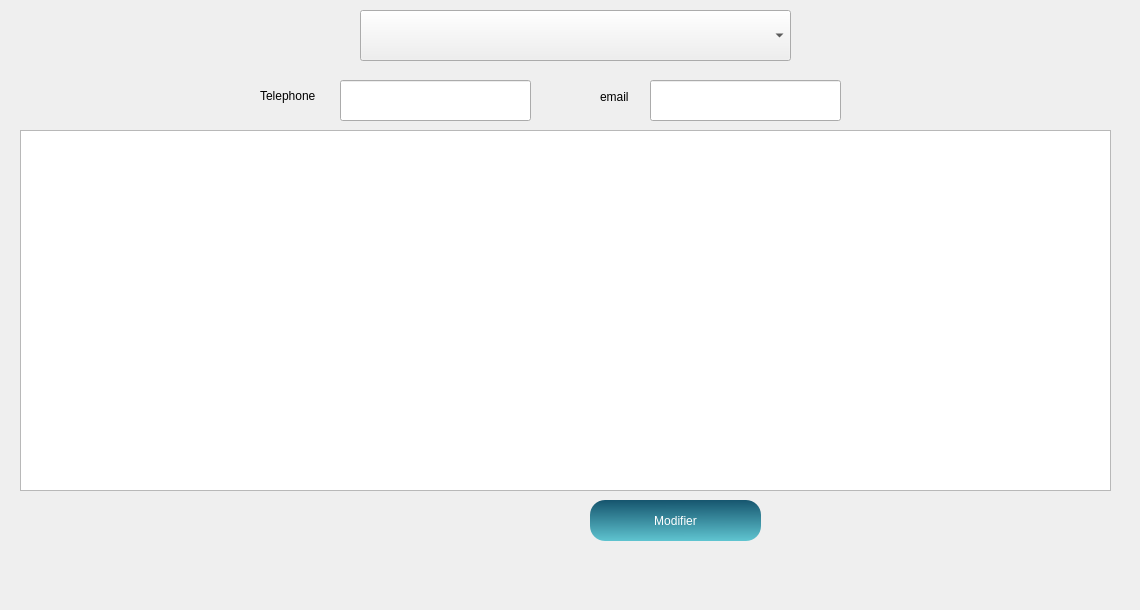
          <widget class="QWidget" name="tab_10">
           <attribute name="icon">
            <iconset resource="resource.qrc">
             <normaloff>:/image/img/edit.png</normaloff>:/image/img/edit.png</iconset>
           </attribute>
           <attribute name="title">
            <string>Modifier Une Declaration des Accidents</string>
           </attribute>
           <widget class="QComboBox" name="comboBox2">
            <property name="geometry">
             <rect>
              <x>360</x>
              <y>10</y>
              <width>431</width>
              <height>51</height>
             </rect>
            </property>
            <property name="styleSheet">
             <string notr="true"/>
            </property>
           </widget>
           <widget class="QLineEdit" name="tel2">
            <property name="geometry">
             <rect>
              <x>340</x>
              <y>80</y>
              <width>191</width>
              <height>41</height>
             </rect>
            </property>
            <property name="styleSheet">
             <string notr="true"/>
            </property>
           </widget>
           <widget class="QLabel" name="label_112">
            <property name="geometry">
             <rect>
              <x>600</x>
              <y>90</y>
              <width>47</width>
              <height>13</height>
             </rect>
            </property>
            <property name="styleSheet">
             <string notr="true">background-color:transparent;</string>
            </property>
            <property name="text">
             <string>email</string>
            </property>
           </widget>
           <widget class="QLineEdit" name="email2">
            <property name="geometry">
             <rect>
              <x>650</x>
              <y>80</y>
              <width>191</width>
              <height>41</height>
             </rect>
            </property>
            <property name="styleSheet">
             <string notr="true"/>
            </property>
           </widget>
           <widget class="QPushButton" name="Modifier_5">
            <property name="geometry">
             <rect>
              <x>590</x>
              <y>500</y>
              <width>171</width>
              <height>41</height>
             </rect>
            </property>
            <property name="styleSheet">
             <string notr="true">QPushButton
{
background : qlineargradient(spread:pad, x1:0.467, y1:0, x2:0.482, y2:1, stop:0 rgba(22, 85,110, 255), stop:1 rgba(95, 196, 208, 255));
border-radius:15px;
color:white;
}
QPushButton:hover
{
background:qlineargradient(spread:pad, x1:0.457286, y1:0.381, x2:0.508, y2:1, stop:0 rgba(95, 196, 208, 255), stop:1 rgba(22, 85,110, 255))
}</string>
            </property>
            <property name="text">
             <string>Modifier</string>
            </property>
            <property name="icon">
             <iconset resource="resource.qrc">
              <normaloff>:/image/img/icons8-edit-48.png</normaloff>:/image/img/icons8-edit-48.png</iconset>
            </property>
            <property name="iconSize">
             <size>
              <width>30</width>
              <height>30</height>
             </size>
            </property>
           </widget>
           <widget class="QTableView" name="tabview2">
            <property name="geometry">
             <rect>
              <x>20</x>
              <y>130</y>
              <width>1091</width>
              <height>361</height>
             </rect>
            </property>
            <property name="styleSheet">
             <string notr="true"> QTableView {
     selection-background-color: qlineargradient(x1: 0, y1: 0, x2: 0.5, y2: 0.5,
                                 stop: 0 #FF92BB, stop: 1 white);
 }</string>
            </property>
           </widget>
           <widget class="QLabel" name="label_113">
            <property name="geometry">
             <rect>
              <x>260</x>
              <y>80</y>
              <width>91</width>
              <height>31</height>
             </rect>
            </property>
            <property name="styleSheet">
             <string notr="true">background-color:transparent;</string>
            </property>
            <property name="text">
             <string>Telephone</string>
            </property>
           </widget>
           <widget class="QLabel" name="label_11">
            <property name="geometry">
             <rect>
              <x>0</x>
              <y>0</y>
              <width>1131</width>
              <height>601</height>
             </rect>
            </property>
            <property name="styleSheet">
             <string notr="true">border-image: url(:/img/policeman-hold-shield-wearing-helmet-uniform-cop-guard-brick-background_48369-15139.jpg);</string>
            </property>
            <property name="text">
             <string/>
            </property>
           </widget>
           <zorder>label_11</zorder>
           <zorder>comboBox2</zorder>
           <zorder>tel2</zorder>
           <zorder>label_112</zorder>
           <zorder>email2</zorder>
           <zorder>Modifier_5</zorder>
           <zorder>tabview2</zorder>
           <zorder>label_113</zorder>
          </widget>
